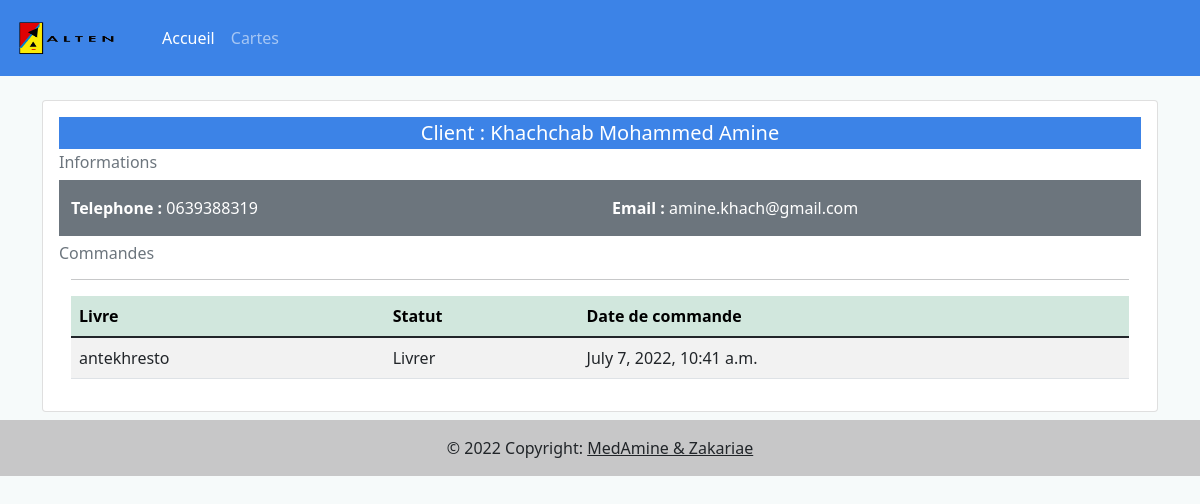
Screenshot of /client/1 with the database file from the repository.
### bookStore/models.py (models this page shows, shortened)
class Client(models.Model):
    nom = models.CharField(max_length=50, null=True)
    prenom = models.CharField(max_length=50, null=True)
    tel = models.CharField(max_length=50, null=True)
    age = models.IntegerField()
    email = models.CharField(max_length=50, null=True)

class Commande(models.Model):
    STATUT = (
        ('En attente', 'En attente'),
        ('Livrer', 'Livrer'),
        ('En cours', 'En cours'),
        ('Hors service', 'Hors service')
    )
    client = models.ForeignKey(Client, null=True, on_delete=models.SET_NULL)
    livre = models.ForeignKey(Livre, null=True, on_delete=models.SET_NULL)
    statut = models.CharField(max_length=200, null=True, choices=STATUT)
    date_commande = models.DateTimeField(auto_now_add=True, null=True)

class Livre(models.Model):
    CATEGORIE = (
        ('Sciences', 'Sciences'),
        ('Arts', 'Arts'),
        ('Histoire', 'Histoire'),
        ('Informatique', 'Informatique')
    )
    titre = models.CharField(max_length=100, null=True)
    auteur = models.CharField(max_length=50, null=True)
    description = models.TextField()
    prix = models.FloatField(null=True)
    categorie = models.CharField(max_length=200, null=True, choices=CATEGORIE)
    dateEdition = models.DateField(null=True)
    imageLivre = models.CharField(max_length=1000, null=True)
    def __str__(self):
        return self.titre

### bookStore/views.py (the view)
# urls.py: path('client/<str:pk>', views.afficher_client),
def afficher_client(request, pk):
    client = Client.objects.get(id=pk)
    commandes = client.commande_set.all()
    contexte = {'client': client,
                'commandes': commandes
                }
    return render(request, 'bookStore/client.html', contexte)

### templates/bookStore/client.html
{% extends 'bookStore/main.html' %}
{% block content %}
<div class="container mt-4">
    <div class="card">
        <div class="card-body">
            <h5 class="text-center card-title bg-primary text-white py-1">Client : {{client.nom}} {{client.prenom}}</h5>
            <h6 class="card-subtitle mb-2 text-muted">Informations</h6>
            <div class="container ">
                <div class="row bg-secondary text-white py-3">
                    <div class="col">
                        <b>Telephone :</b> {{client.tel}}
                    </div>
                    <div class="col">
                       <b>Email :</b>  {{client.email}}
                    </div>
                </div>
            </div>
            <h6 class="card-subtitle my-2 text-muted">Commandes</h6>
            <div class="container">
                <hr>
                <table class="table table-striped table-hover">
                    <thead class="table-success">
                    <tr>
                        <th scope="col" >Livre</th>
                        <th scope="col">Statut</th>
                        <th scope="col">Date de commande</th>
                    </tr>
                    </thead>
                    <tbody>
                    {% for i in commandes %}
                    <tr>
                        <td>{{i.livre}}</td>
                        <td>{{i.statut}}</td>
                        <td>{{i.date_commande}}</td>
                    </tr>
                    {% endfor %}
                    </tbody>
                </table>
            </div>
        </div>
    </div>
</div>
{% endblock %}

### static/css/style.css (style rules this page uses)
.bg-primary { background-color: rgb(60, 131, 231)!important; }
body { background-color: rgb(246, 250, 250); }

### rows the page displays
Client: nom "Khachchab", prenom "Mohammed Amine", tel "0639388319", email "amine.khach@gmail.com"
Commande: livre "antekhresto", statut "Livrer", date_commande "July 7, 2022, 10:41 a.m."
